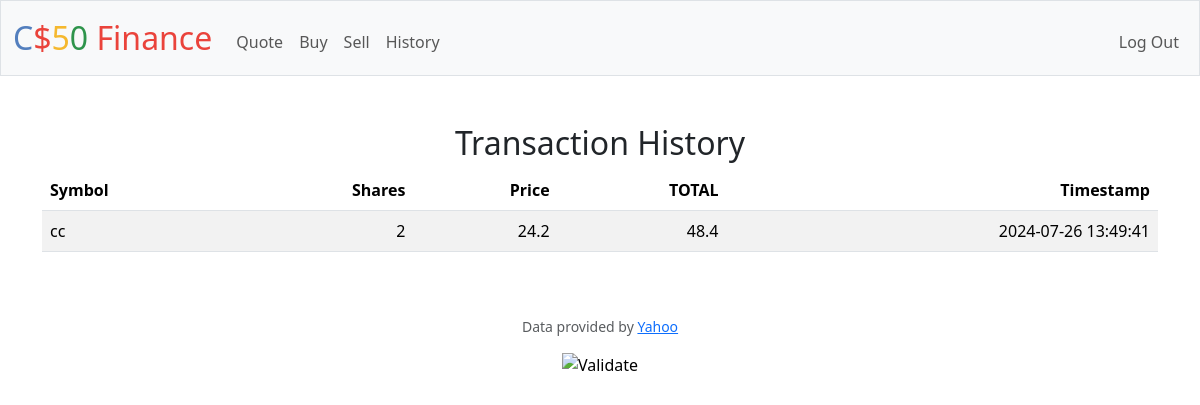
The app's page /history (signed in) with its own data.
### tables this page shows
CREATE TABLE portfolio (
        user_id INTEGER,
        symbol TEXT,
        shares INTEGER,
        price NUMERIC,
        total NUMERIC,
        timestamp TIMESTAMP DEFAULT CURRENT_TIMESTAMP,
        FOREIGN KEY(user_id) REFERENCES users(id)
    );

### app.py (the view)
@app.route("/history")
@login_required
def history():
    user_id = session.get("user_id")
    history = db.execute("SELECT symbol, shares, price, total, timestamp FROM portfolio WHERE user_id = ?", user_id)
    return render_template('history.html', history=history)

### app.py (called while the page is built)
@app.after_request
def after_request(response):
    response.headers["Cache-Control"] = "no-cache, no-store, must-revalidate"
    response.headers["Expires"] = 0
    response.headers["Pragma"] = "no-cache"
    return response

### helpers.py (called while the page is built)
def login_required(f):
    @wraps(f)
    def decorated_function(*args, **kwargs):
        if session.get("user_id") is None:
            return redirect("/login")
        return f(*args, **kwargs)
    return decorated_function

### templates/history.html (shortened to what this page needs)
{% extends "layout.html" %}
{% block main %}
<h2>Transaction History</h2>
<table class="table table-striped">
    <thead>
        <tr>
            <th class="text-start">Symbol</th>
            <th class="text-end">Shares</th>
            <th class="text-end">Price</th>
            <th class="text-end">TOTAL</th>
            <th class="text-end">Timestamp</th>
        </tr>
    </thead>
    <tbody>
        {% for entry in history %}
        <tr>
            <td class="text-start">{{ entry.symbol }}</td>
            <td class="text-end">{{ entry.shares }}</td>
            <td class="text-end">{{ entry.price }}</td>
            <td class="text-end">{{ entry.total }}</td>
            <td class="text-end">{{ entry.timestamp }}</td>
        </tr>
        {% endfor %}
    </tbody>
</table>
{% endblock %}

### records on screen
portfolio: symbol "cc", shares "2", price "24.2", total "48.4", timestamp "2024-07-26 13:49:41"
